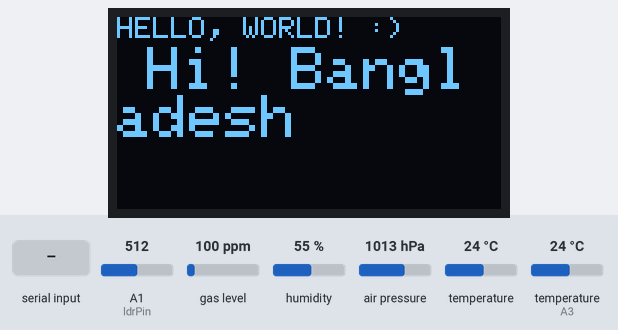
A sketch run on a simulated Arduino Uno, built with avr-gcc and run on an emulated ATmega328P. On the bench: 128×64 one-colour display. The inputs (shaded band) are chosen by the test bench; at power-on: A1 (ldrPin) = 512, gas level 100 ppm, humidity 55 %, air pressure 1013 hPa, temperature 24 °C, temperature (sensor on A3) 24 °C. What the sketch prints to the serial monitor is not drawn.

Above: at 9.2 s.
9.3 s: "1" received over Serial
Timing chart, 0 to 12.3 s (numbered marks = the images above; inputs shaded):
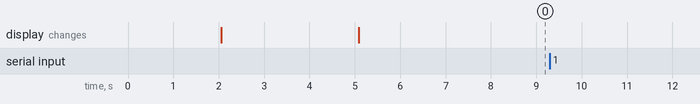

The sketch:

OLED-and-MFRC-compatible-sensor_sketch.ino
```cpp
//Intended board Arduino Nano.
//This piece of code works perfectly except the OLED is not initialized.

//#include <Adafruit_Sensor.h>
//#include <DHT.h>
#include <DHT_U.h>
#include <Wire.h>
#include <SPI.h>
#include <Adafruit_BMP280.h>
#include <MQUnifiedsensor.h>
//#include <string.h>

#include <Adafruit_GFX.h>
#include <Adafruit_SSD1306.h>

#define SCREEN_WIDTH  128 //OLED display width, in pixels.
#define SCREEN_HEIGHT 64  //OLED display height, in pixels.

//Declaration for an SSD1306 display connected to I2C (SDA, SCL pins)
Adafruit_SSD1306 OLED(SCREEN_WIDTH, SCREEN_HEIGHT, &Wire, -1);
/*
Hardware connections. Board; Arduino Nano.
Analog Pins.
-------------------------------------
A0
A1   ldr
A2   MQ4 output.
A3   DHT22 output.
A4   SDA of BMP280
A5   SCL of BMP280
A6
A7

Digital Pins (PWM 3, 5, 6, 9, 10, 11)
-------------------------------------
D0(TX)     Software Serial RX A1 of arduino Uno
D1(RX)     Software Serial TX of A2 of Arduino Uno
D2
~D3
D4         Transistor switching pin.
~D5
~D6
D7
D8
~D9
~D10
~D11
D12
D13

#define ldrPin A1


*/
// Use Ctrl+R to compile code.

#define BMP_SCK (13)
#define BMP_MISO (12)
#define BMP_MOSI (11)
#define BMP_CS (10)
Adafruit_BMP280 bmp;  // I2C


#define powerPin 4
#define ldrPin A1
#define DHTPIN A3  // Digital pin connected to the DHT sensor
// Feather HUZZAH ESP8266 note: use pins 3, 4, 5, 12, 13 or 14 --
// Pin 15 can work but DHT must be disconnected during program upload.

// Uncomment the type of sensor in use:
//#define DHTTYPE    DHT11     // DHT 11
#define DHTTYPE DHT22  // DHT 22 (AM2302)
//#define DHTTYPE    DHT21     // DHT 21 (AM2301)
// See guide for details on sensor wiring and usage:
//   https://learn.adafruit.com/dht/overview

DHT_Unified dht(DHTPIN, DHTTYPE);

uint32_t delayMS;


/************************Hardware Related MQ4 Macros************************************/
#define Board ("Arduino Nano")
#define Pin (A2)  //Analog input 4 of your arduino
/***********************Software Related MQ4 Macros************************************/
#define Type ("MQ-4")  //MQ4
#define Voltage_Resolution (5)
#define ADC_Bit_Resolution (10)  // For arduino UNO/MEGA/NANO
#define RatioMQ4CleanAir (4.4)   //RS / R0 = 60 ppm
/*****************************Globals***********************************************/
//Declare Sensor
MQUnifiedsensor MQ4(Board, Voltage_Resolution, ADC_Bit_Resolution, Pin, Type);


void initializeSensors()
{
    // Initialize humidity and temperature sensor. .
  dht.begin();
  // Print temperature sensor details.
  sensor_t sensor;
  dht.temperature().getSensor(&sensor);
  dht.humidity().getSensor(&sensor);


  bmp.begin();
  /* Default settings from datasheet. */
  bmp.setSampling(Adafruit_BMP280::MODE_NORMAL,     /* Operating Mode. */
                  Adafruit_BMP280::SAMPLING_X2,     /* Temp. oversampling */
                  Adafruit_BMP280::SAMPLING_X16,    /* Pressure oversampling */
                  Adafruit_BMP280::FILTER_X16,      /* Filtering. */
                  Adafruit_BMP280::STANDBY_MS_500); /* Standby time. */

  //Set math model to calculate the PPM concentration and the value of constants
  MQ4.setRegressionMethod(0);  //_PPM =  pow(10, (log10(ratio)-b)/a)
  MQ4.init();
  //MQ-4 calibration
  float calcR0 = 0;
  for (int i = 1; i <= 10; i++) {
    MQ4.update();  // Update data, the arduino will read the voltage from the analog pin
    calcR0 += MQ4.calibrate(RatioMQ4CleanAir);
  }
  MQ4.setR0(calcR0 / 10);

  //MQ-4 calibration error warnings.
  if (isinf(calcR0)) {
     //Serial.println("Warning: Conection issue, R0 is infinite (Open circuit detected) please check your wiring and supply");
      }
  if (calcR0 == 0) {
    //Serial.println("Warning: Conection issue found, R0 is zero (Analog pin shorts to ground) please check your wiring and supply");
     }
}

byte displaySetupComplete = 0;

void setup() {
  Serial.begin(600);
  pinMode(powerPin, OUTPUT);
  digitalWrite(powerPin, LOW);

 //Sensors are initialized once they are turned on.
  if(!OLED.begin(SSD1306_SWITCHCAPVCC, 0x3C)) //Address of our 128x64 display is 0x3C
  {
    Serial.println(F("SSD1306 allocation failed"));  //By wrapping the output string inside F() we store the string in the program flash memory instread of SRAM.
   // for(;;); //Keep looping forever.
  }
  else
  {
    displaySetupComplete = 1;
  }
  if(displaySetupComplete == 1)
  {

  delay(2000); //waiting for the display to set up itself

  OLED.clearDisplay();

  OLED.setTextSize(1);
  OLED.setTextColor(WHITE);
  OLED.setCursor(0,0);
  //DISPLAY static text
  OLED.println("HELLO, WORLD! :)");
  OLED.display();
  delay(3000);

  //OLED.clearDisplay();

  OLED.setTextSize(2);
  OLED.setTextColor(WHITE);
  OLED.setCursor(10,10);

  OLED.println("Hi! Bangladesh");
  OLED.display();
  delay(3000);
  OLED.clearDisplay();
  OLED.setCursor(0,0);
  }
}


byte sensorOn = 0; //Whether sensor power is on or off.
byte lastReadTime = millis()/1000; //Last time in millis we accessed the sensor reading.
#define readingInterval  5   //The interval between successive readings in second.


void loop() {
  // Delay between measurements.
 // delay(3000);
  if (Serial.available()) {
    char command;

    command = Serial.read();
    if (command == '1')
     {
      digitalWrite(powerPin, HIGH);
      delay(1000); //Having a short delay before initializing the sensors.
      sensorOn = 1;
      initializeSensors();
      delay(1000);
     }
    else if (command == '0')
    {
      digitalWrite(powerPin, LOW);
      sensorOn = 0;
    }
    //Serial.println("Got serial command!");
  }

  if(sensorOn==1)
  {
    String sensorReadings = "";
     if(millis()/1000 - lastReadTime > readingInterval)
     {
        lastReadTime = millis()/1000;
        //initializing the reading containing string.
            //sensorReadings = "";
            // Get temperature event and print its value.

                  sensors_event_t event;
                  dht.temperature().getEvent(&event);
                  // Get humidity event and print its value.
                  dht.humidity().getEvent(&event);
                  if (isnan(event.relative_humidity)) {
                    //Serial.print(F("ReadError"));
                    sensorReadings+="ReadError";
                  } else {
                    //Sending humidity reading from DHT22
                      // Serial.print(event.relative_humidity);
                      // Serial.print(F("%"));
                      // Serial.print("|");
                      sensorReadings+= String(event.relative_humidity) + "%|";
                  }
                  //Sending BMP280 temperature reading
                    // Serial.print(bmp.readTemperature());
                    // Serial.print(F("°C"));
                    // Serial.print("|");
                    sensorReadings+= String(bmp.readTemperature()) + "°C|";


                //Sending BMP280 barometric pressure reading;
                  // Serial.print(bmp.readPressure());
                  // Serial.print(" Pa");
                  // Serial.print("|");
                   sensorReadings+= String(bmp.readPressure()) + "Pa|";


                  //MQ4 reading part.
                  MQ4.update();  // Update data, the arduino will read the voltage from the analog pin
                  MQ4.setA(-0.318);
                  MQ4.setB(1.133);               // A -> Slope, B -> Intersect with X - Axis
                  // Serial.print(MQ4.readSensor());
                   sensorReadings+= String(MQ4.readSensor()) + " ppm|";

                  //Sending LDR reading.
                  sensorReadings+= String(analogRead(ldrPin)) + "!";

                   Serial.print(sensorReadings);
     }

  }


}
```

Measured:
- after the input at 9.3 s, every drawn part: stays the same
